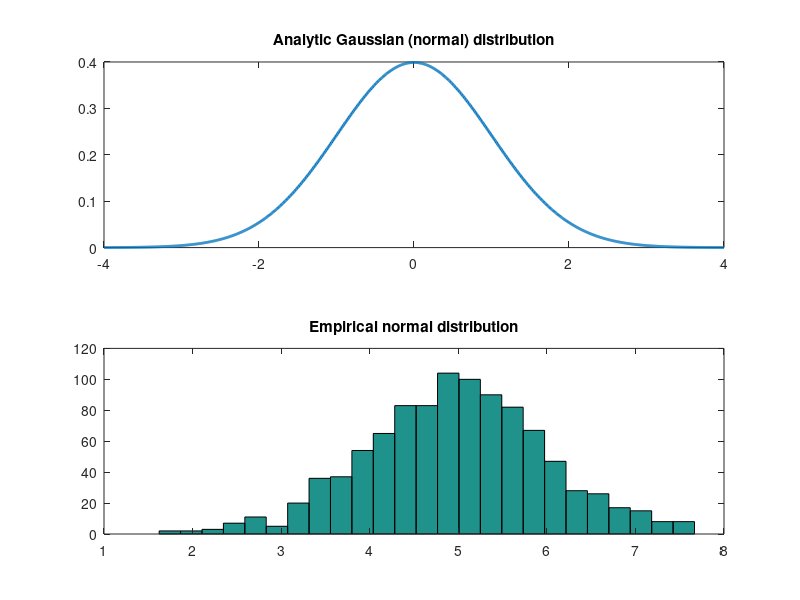
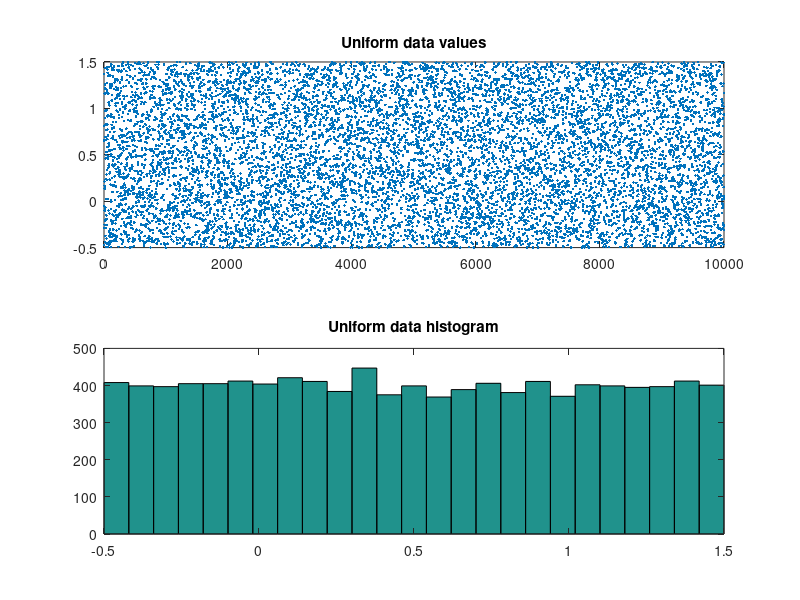
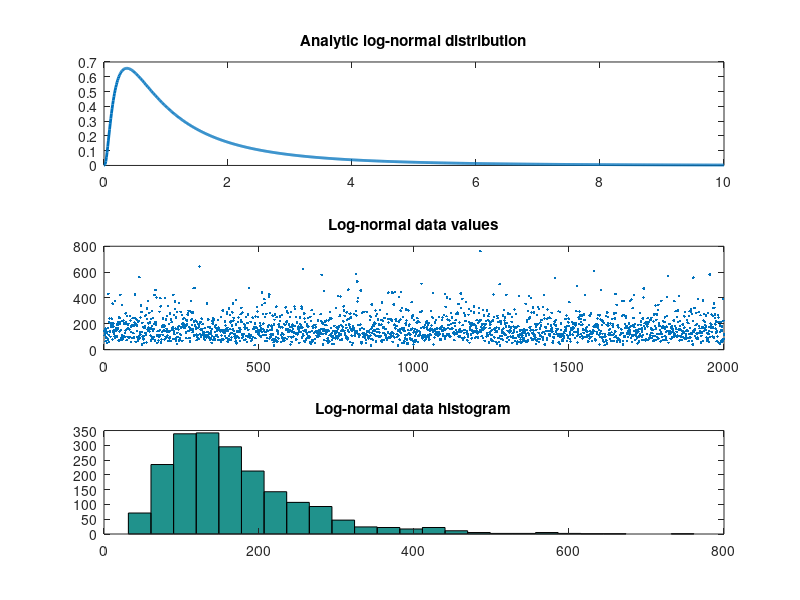
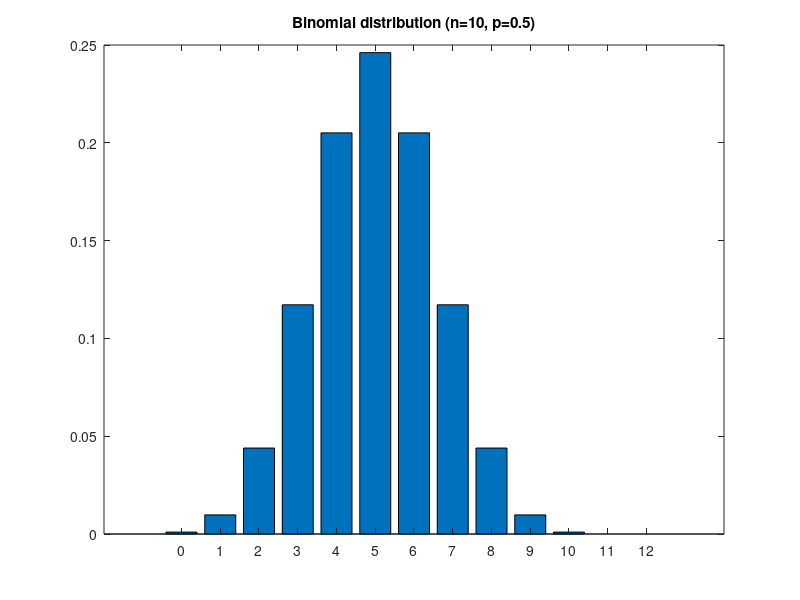

Source code (MATLAB) for these figures, in order:
%%
%   COURSE: Master statistics and machine learning: intuition, math, code										
%      URL: udemy.com/course/statsml_x/?couponCode=202212 
% 
%  SECTION: Descriptive statistics
%    VIDEO: Data from different distributions
% 
%  TEACHER: Mike X Cohen, sincxpress.com
%

%%

% a clear MATLAB workspace is a clear mental workspace
close all; clear
pkg load statistics % load Octave stats package

%% Gaussian

% number of discretizations
N = 1001;

x = linspace(-4,4,N);
gausdist = normpdf(x);

figure(1), clf
subplot(211)
plot(x,gausdist,'linewidth',2)
title('Analytic Gaussian (normal) distribution')

% is this a probability distribution?
sum(gausdist)
% try scaling by dx...

%% Normally-distributed random numbers

% parameters
stretch = 1; % variance (square of standard deviation)
shift   = 5; % mean
n       = 1000;

% create data
data = stretch*randn(n,1) + shift;

% plot data
subplot(212)
hist(data,25)
title('Empirical normal distribution')

%% Uniformly-distributed numbers

% parameters
stretch = 2; % not the variance
shift   = .5;
n       = 10000;

% create data
data = stretch*rand(n,1) + shift-stretch/2;

% plot data
figure(2), clf
subplot(211)
plot(data,'.')
title('Uniform data values')

subplot(212)
hist(data,25)
title('Uniform data histogram')

%% log-normal distribution

N = 1001;
x = linspace(0,10,N);
lognormdist = lognpdf(x);

figure(3), clf
subplot(311)
plot(x,lognormdist,'linewidth',2)
title('Analytic log-normal distribution')

%% empirical log-normal distribution

shift   = 5;  % equal to the mean?
stretch = .5; % equal to standard deviation?
n = 2000;     % number of data points

% generate data
data = stretch*randn(n,1) + shift;
data = exp( data );

% plot data
subplot(312)
plot(data,'.')
title('Log-normal data values')

subplot(313)
hist(data,25)
title('Log-normal data histogram')

%% binomial

% a binomial distribution is the probability of K heads in N coin tosses,
% given a probability of p heads (e.g., .5 is a fair coin).

n = 10; % number on coin tosses
p = .5; % probability of heads

x = 0:n+2;
bindist = binopdf(x,n,p);

figure(4), clf
bar(x,bindist)
title([ 'Binomial distribution (n=' num2str(n) ', p=' num2str(p) ')' ])

%% t

x  = linspace(-4,4,1001);
df = 200;
t  = tpdf(x,df);

figure(5), clf
plot(x,t,'linewidth',3)
xlabel('t-value'),ylabel('P(t | H_0)')
set(gca,'fontsize',20,'ytick',0:.1:.4,'xlim',x([1 end]))
title([ 't(' num2str(df) ') distribution' ])
box off


%% F

% parameters
num_df = 5; % numerator degrees of freedom
den_df = 100; % denominator df

% values to evaluate 
x = linspace(0,10,10001);

% the distribution
fdist = fpdf(x,num_df,den_df);

figure(6), clf
plot(x,fdist,'linewidth',2)
title(sprintf('F(%g,%g) distribution' ,num_df,den_df))
xlabel('F value')

%% done.
